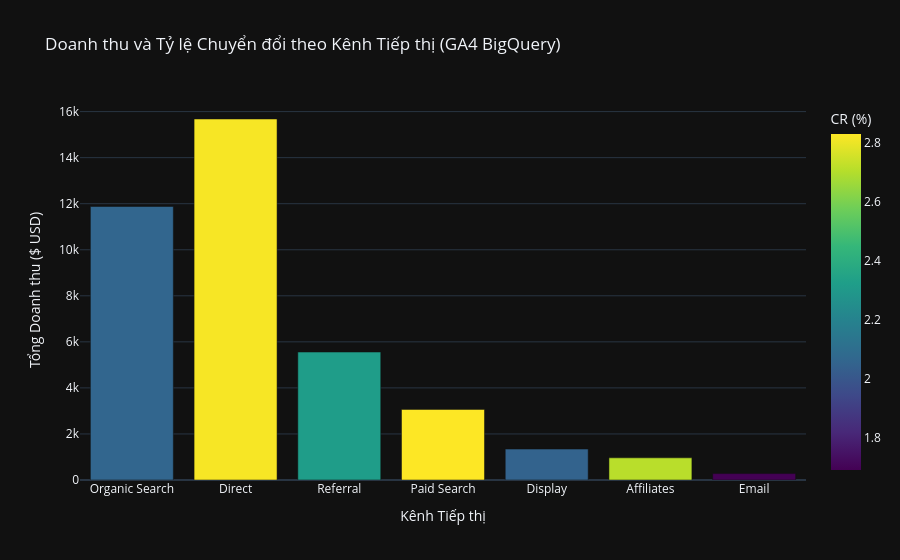

The cell this chart's notebook holds for it:
### Markdown cell above
#### Trực quan hóa Doanh thu và Lượng người dùng theo Kênh tiếp thị

### Code cell
fig_eda = px.bar(
    df_eda,
    x="traffic_medium",
    y="total_revenue",
    color="conversion_rate",
    color_continuous_scale="Viridis",
    labels={"total_revenue": "Tổng Doanh thu ($ USD)", "traffic_medium": "Kênh Tiếp thị", "conversion_rate": "CR (%)"},
    title="Doanh thu và Tỷ lệ Chuyển đổi theo Kênh Tiếp thị (GA4 BigQuery)"
)
fig_eda.update_layout(template="plotly_dark")
fig_eda.show()

### Figure 1 — Plotly figure (JSON) as saved in the notebook; plotly's stock layout.template omitted (floating-point values rounded to 4 significant figures)
{"data": [{"hovertemplate": "Kênh Tiếp thị=%{x}<br>Tổng Doanh thu ($ USD)=%{y}<br>CR (%)=%{marker.color}<extra></extra>", "legendgroup": "", "marker": {"color": [2.06, 2.82, 2.32, 2.83, 2.05, 2.71, 1.69], "coloraxis": "coloraxis", "pattern": {"shape": ""}}, "name": "", "orientation": "v", "showlegend": false, "textposition": "auto", "x": ["Organic Search", "Direct", "Referral", "Paid Search", "Display", "Affiliates", "Email"], "xaxis": "x", "y": [11880.0, 15680.0, 5557.0, 3067.0, 1344.0, 963.5, 279.0], "yaxis": "y", "type": "bar"}], "layout": {"xaxis": {"anchor": "y", "domain": [0.0, 1.0], "title": {"text": "Kênh Tiếp thị"}}, "yaxis": {"anchor": "x", "domain": [0.0, 1.0], "title": {"text": "Tổng Doanh thu ($ USD)"}}, "coloraxis": {"colorbar": {"title": {"text": "CR (%)"}}, "colorscale": [[0.0, "#440154"], [0.1111, "#482878"], [0.2222, "#3e4989"], [0.3333, "#31688e"], [0.4444, "#26828e"], [0.5556, "#1f9e89"], [0.6667, "#35b779"], [0.7778, "#6ece58"], [0.8889, "#b5de2b"], [1.0, "#fde725"]], "autocolorscale": false}, "legend": {"tracegroupgap": 0}, "title": {"text": "Doanh thu và Tỷ lệ Chuyển đổi theo Kênh Tiếp thị (GA4 BigQuery)"}, "barmode": "relative"}}
